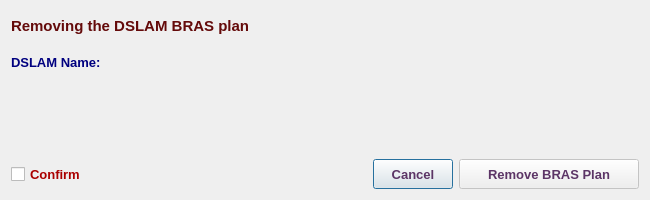
<?xml version="1.0" encoding="UTF-8"?>
<ui version="4.0">
 <class>Mxk819RemoveBrasPlanDialog</class>
 <widget class="QDialog" name="Mxk819RemoveBrasPlanDialog">
  <property name="geometry">
   <rect>
    <x>0</x>
    <y>0</y>
    <width>650</width>
    <height>200</height>
   </rect>
  </property>
  <property name="minimumSize">
   <size>
    <width>650</width>
    <height>200</height>
   </size>
  </property>
  <property name="maximumSize">
   <size>
    <width>651</width>
    <height>201</height>
   </size>
  </property>
  <property name="font">
   <font>
    <family>Tahoma</family>
    <pointsize>10</pointsize>
   </font>
  </property>
  <property name="windowTitle">
   <string>Remove BRAS Plan</string>
  </property>
  <property name="windowIcon">
   <iconset resource="../../../../../image.qrc">
    <normaloff>:/Image/remove.png</normaloff>:/Image/remove.png</iconset>
  </property>
  <layout class="QVBoxLayout" name="verticalLayout">
   <item>
    <widget class="QLabel" name="dslamLbl_2">
     <property name="sizePolicy">
      <sizepolicy hsizetype="Expanding" vsizetype="Preferred">
       <horstretch>0</horstretch>
       <verstretch>0</verstretch>
      </sizepolicy>
     </property>
     <property name="minimumSize">
      <size>
       <width>180</width>
       <height>30</height>
      </size>
     </property>
     <property name="maximumSize">
      <size>
       <width>16777215</width>
       <height>60</height>
      </size>
     </property>
     <property name="font">
      <font>
       <family>Tahoma</family>
       <pointsize>11</pointsize>
       <weight>75</weight>
       <bold>true</bold>
      </font>
     </property>
     <property name="styleSheet">
      <string notr="true">color: rgb(100, 10, 10);</string>
     </property>
     <property name="text">
      <string>Removing the DSLAM BRAS plan</string>
     </property>
     <property name="alignment">
      <set>Qt::AlignLeading|Qt::AlignLeft|Qt::AlignVCenter</set>
     </property>
     <property name="wordWrap">
      <bool>true</bool>
     </property>
    </widget>
   </item>
   <item>
    <layout class="QHBoxLayout" name="horizontalLayout">
     <item>
      <widget class="QLabel" name="label">
       <property name="minimumSize">
        <size>
         <width>180</width>
         <height>30</height>
        </size>
       </property>
       <property name="maximumSize">
        <size>
         <width>120</width>
         <height>30</height>
        </size>
       </property>
       <property name="font">
        <font>
         <family>Tahoma</family>
         <pointsize>10</pointsize>
         <weight>75</weight>
         <bold>true</bold>
        </font>
       </property>
       <property name="styleSheet">
        <string notr="true">color: rgb(0, 0, 127);</string>
       </property>
       <property name="text">
        <string>DSLAM Name:</string>
       </property>
      </widget>
     </item>
     <item>
      <widget class="QLabel" name="dslamLbl">
       <property name="sizePolicy">
        <sizepolicy hsizetype="Expanding" vsizetype="Preferred">
         <horstretch>0</horstretch>
         <verstretch>0</verstretch>
        </sizepolicy>
       </property>
       <property name="minimumSize">
        <size>
         <width>180</width>
         <height>30</height>
        </size>
       </property>
       <property name="maximumSize">
        <size>
         <width>16777215</width>
         <height>30</height>
        </size>
       </property>
       <property name="font">
        <font>
         <family>Tahoma</family>
         <pointsize>10</pointsize>
         <weight>75</weight>
         <bold>true</bold>
        </font>
       </property>
       <property name="styleSheet">
        <string notr="true">color: rgb(85, 0, 127);</string>
       </property>
       <property name="text">
        <string/>
       </property>
       <property name="alignment">
        <set>Qt::AlignLeading|Qt::AlignLeft|Qt::AlignVCenter</set>
       </property>
      </widget>
     </item>
    </layout>
   </item>
   <item>
    <spacer name="verticalSpacer">
     <property name="font">
      <font>
       <family>Tahoma</family>
       <pointsize>10</pointsize>
      </font>
     </property>
     <property name="orientation">
      <enum>Qt::Vertical</enum>
     </property>
     <property name="sizeHint" stdset="0">
      <size>
       <width>20</width>
       <height>13</height>
      </size>
     </property>
    </spacer>
   </item>
   <item>
    <layout class="QHBoxLayout" name="horizontalLayout_2">
     <item>
      <widget class="QCheckBox" name="checkBox">
       <property name="minimumSize">
        <size>
         <width>180</width>
         <height>30</height>
        </size>
       </property>
       <property name="maximumSize">
        <size>
         <width>16777215</width>
         <height>30</height>
        </size>
       </property>
       <property name="font">
        <font>
         <family>Tahoma</family>
         <pointsize>10</pointsize>
         <weight>75</weight>
         <bold>true</bold>
        </font>
       </property>
       <property name="styleSheet">
        <string notr="true">color: rgb(170, 0, 0);</string>
       </property>
       <property name="text">
        <string>Confirm</string>
       </property>
      </widget>
     </item>
     <item>
      <spacer name="horizontalSpacer_3">
       <property name="font">
        <font>
         <family>Tahoma</family>
         <pointsize>10</pointsize>
        </font>
       </property>
       <property name="orientation">
        <enum>Qt::Horizontal</enum>
       </property>
       <property name="sizeHint" stdset="0">
        <size>
         <width>40</width>
         <height>20</height>
        </size>
       </property>
      </spacer>
     </item>
     <item>
      <widget class="QPushButton" name="cancelBtn">
       <property name="sizePolicy">
        <sizepolicy hsizetype="Preferred" vsizetype="Preferred">
         <horstretch>0</horstretch>
         <verstretch>0</verstretch>
        </sizepolicy>
       </property>
       <property name="minimumSize">
        <size>
         <width>80</width>
         <height>30</height>
        </size>
       </property>
       <property name="maximumSize">
        <size>
         <width>100</width>
         <height>30</height>
        </size>
       </property>
       <property name="font">
        <font>
         <family>Tahoma</family>
         <pointsize>10</pointsize>
         <weight>75</weight>
         <bold>true</bold>
        </font>
       </property>
       <property name="styleSheet">
        <string>color: rgb(92, 53, 102);</string>
       </property>
       <property name="text">
        <string>Cancel</string>
       </property>
      </widget>
     </item>
     <item>
      <widget class="QPushButton" name="okBtn">
       <property name="enabled">
        <bool>false</bool>
       </property>
       <property name="sizePolicy">
        <sizepolicy hsizetype="Preferred" vsizetype="Preferred">
         <horstretch>0</horstretch>
         <verstretch>0</verstretch>
        </sizepolicy>
       </property>
       <property name="minimumSize">
        <size>
         <width>180</width>
         <height>30</height>
        </size>
       </property>
       <property name="maximumSize">
        <size>
         <width>250</width>
         <height>30</height>
        </size>
       </property>
       <property name="font">
        <font>
         <family>Tahoma</family>
         <pointsize>10</pointsize>
         <weight>75</weight>
         <bold>true</bold>
        </font>
       </property>
       <property name="styleSheet">
        <string notr="true">color: rgb(92, 53, 102);</string>
       </property>
       <property name="text">
        <string>Remove BRAS Plan</string>
       </property>
       <property name="icon">
        <iconset resource="../../../../../image.qrc">
         <normaloff>:/Image/remove.png</normaloff>:/Image/remove.png</iconset>
       </property>
       <property name="iconSize">
        <size>
         <width>20</width>
         <height>20</height>
        </size>
       </property>
      </widget>
     </item>
    </layout>
   </item>
  </layout>
 </widget>
 <tabstops>
  <tabstop>checkBox</tabstop>
  <tabstop>okBtn</tabstop>
  <tabstop>cancelBtn</tabstop>
 </tabstops>
 <resources>
  <include location="../../../../../image.qrc"/>
 </resources>
 <connections/>
</ui>
